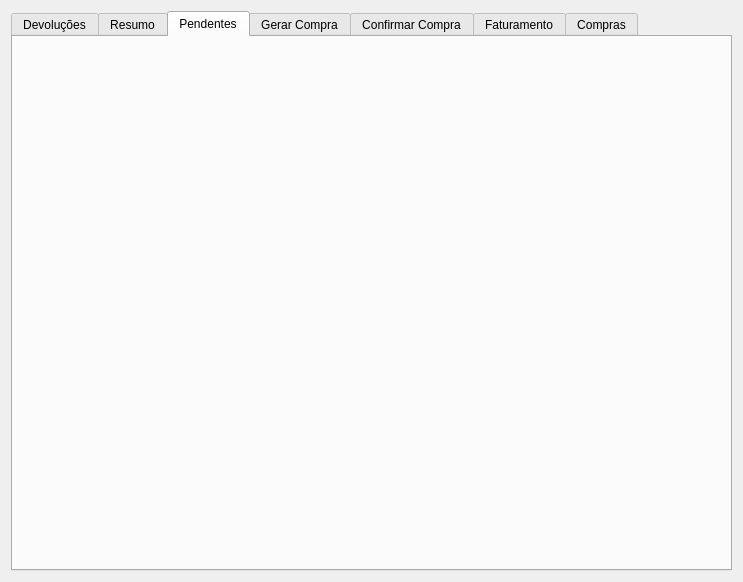
<?xml version="1.0" encoding="UTF-8"?>
<ui version="4.0">
 <class>WidgetCompra</class>
 <widget class="QWidget" name="WidgetCompra">
  <property name="geometry">
   <rect>
    <x>0</x>
    <y>0</y>
    <width>743</width>
    <height>582</height>
   </rect>
  </property>
  <property name="windowTitle">
   <string>Form</string>
  </property>
  <layout class="QGridLayout" name="gridLayout_2">
   <item row="0" column="0">
    <widget class="QTabWidget" name="tabWidget">
     <property name="currentIndex">
      <number>2</number>
     </property>
     <widget class="QWidget" name="tabDevolucao">
      <attribute name="title">
       <string>Devoluções</string>
      </attribute>
      <layout class="QGridLayout" name="gridLayout_4">
       <item row="0" column="0">
        <widget class="WidgetCompraDevolucao" name="widgetDevolucao" native="true"/>
       </item>
      </layout>
     </widget>
     <widget class="QWidget" name="tabResumo">
      <attribute name="title">
       <string>Resumo</string>
      </attribute>
      <layout class="QGridLayout" name="gridLayout_7">
       <item row="0" column="0">
        <widget class="WidgetCompraResumo" name="widgetResumo" native="true"/>
       </item>
      </layout>
     </widget>
     <widget class="QWidget" name="tabPendentes">
      <attribute name="title">
       <string>Pendentes</string>
      </attribute>
      <layout class="QGridLayout" name="gridLayout">
       <item row="0" column="0">
        <widget class="WidgetCompraPendentes" name="widgetPendentes" native="true"/>
       </item>
      </layout>
     </widget>
     <widget class="QWidget" name="tabComprar">
      <attribute name="title">
       <string>Gerar Compra</string>
      </attribute>
      <layout class="QGridLayout" name="gridLayout_3">
       <item row="0" column="0">
        <widget class="WidgetCompraGerar" name="widgetGerar" native="true"/>
       </item>
      </layout>
     </widget>
     <widget class="QWidget" name="tabConfirmar">
      <attribute name="title">
       <string>Confirmar Compra</string>
      </attribute>
      <layout class="QGridLayout" name="gridLayout_6">
       <item row="0" column="0">
        <widget class="WidgetCompraConfirmar" name="widgetConfirmar" native="true"/>
       </item>
      </layout>
     </widget>
     <widget class="QWidget" name="tabFaturamento">
      <attribute name="title">
       <string>Faturamento</string>
      </attribute>
      <layout class="QGridLayout" name="gridLayout_9">
       <item row="0" column="0">
        <widget class="WidgetCompraFaturar" name="widgetFaturar" native="true"/>
       </item>
      </layout>
     </widget>
     <widget class="QWidget" name="tabCompras">
      <attribute name="title">
       <string>Compras</string>
      </attribute>
      <layout class="QGridLayout" name="gridLayout_5">
       <item row="0" column="0">
        <widget class="WidgetCompraOC" name="widgetOC" native="true"/>
       </item>
      </layout>
     </widget>
    </widget>
   </item>
  </layout>
 </widget>
 <customwidgets>
  <customwidget>
   <class>WidgetCompraGerar</class>
   <extends>QWidget</extends>
   <header>src/widgetcompragerar.h</header>
   <container>1</container>
  </customwidget>
  <customwidget>
   <class>WidgetCompraConfirmar</class>
   <extends>QWidget</extends>
   <header>src/widgetcompraconfirmar.h</header>
   <container>1</container>
  </customwidget>
  <customwidget>
   <class>WidgetCompraFaturar</class>
   <extends>QWidget</extends>
   <header>src/widgetcomprafaturar.h</header>
   <container>1</container>
  </customwidget>
  <customwidget>
   <class>WidgetCompraDevolucao</class>
   <extends>QWidget</extends>
   <header>src/widgetcompradevolucao.h</header>
   <container>1</container>
  </customwidget>
  <customwidget>
   <class>WidgetCompraPendentes</class>
   <extends>QWidget</extends>
   <header>src/widgetcomprapendentes.h</header>
   <container>1</container>
  </customwidget>
  <customwidget>
   <class>WidgetCompraOC</class>
   <extends>QWidget</extends>
   <header>src/widgetcompraoc.h</header>
   <container>1</container>
  </customwidget>
  <customwidget>
   <class>WidgetCompraResumo</class>
   <extends>QWidget</extends>
   <header>src/widgetcompraresumo.h</header>
   <container>1</container>
  </customwidget>
 </customwidgets>
 <resources/>
 <connections/>
</ui>
